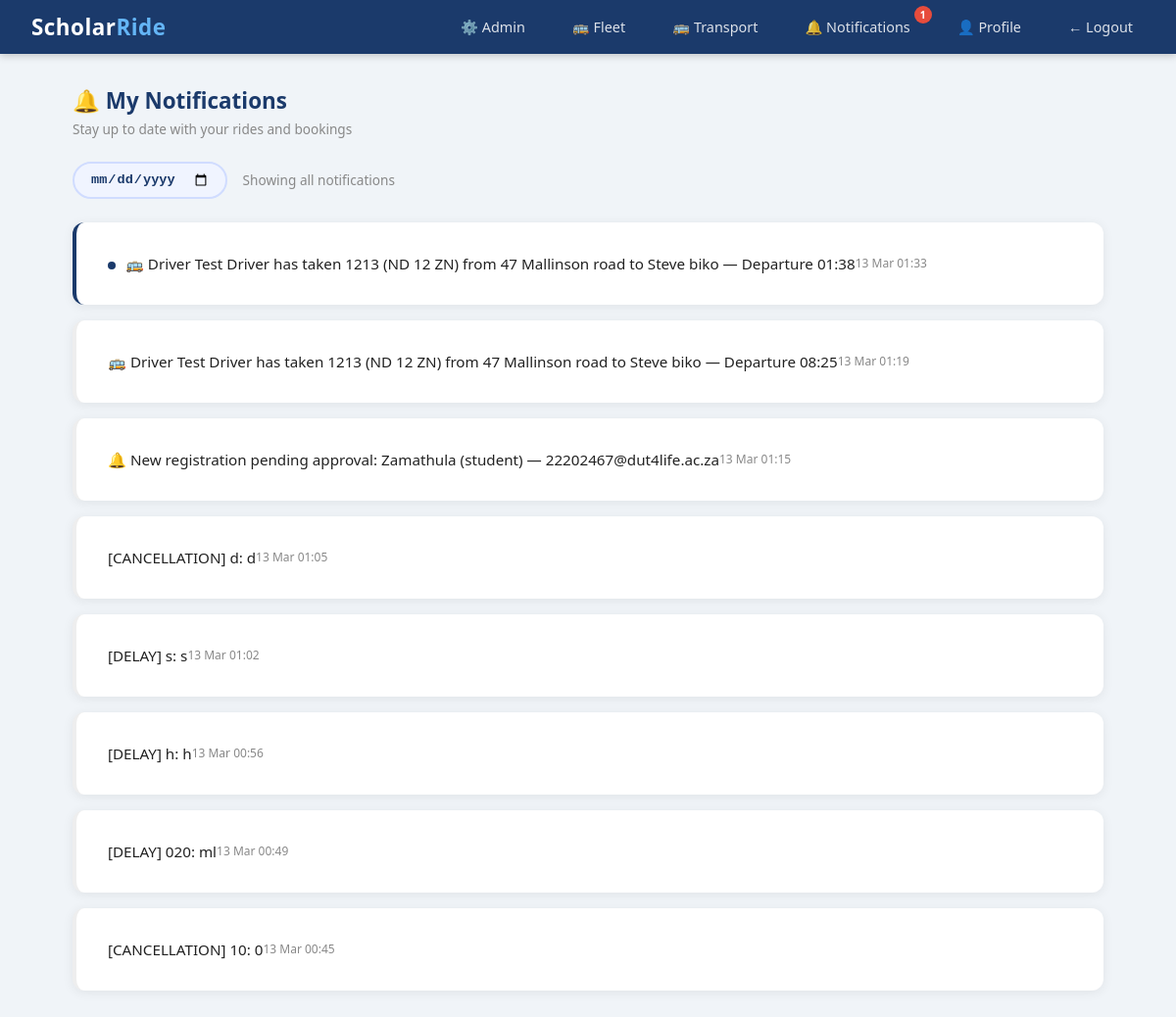
The app's page /notifications (signed in), older data.
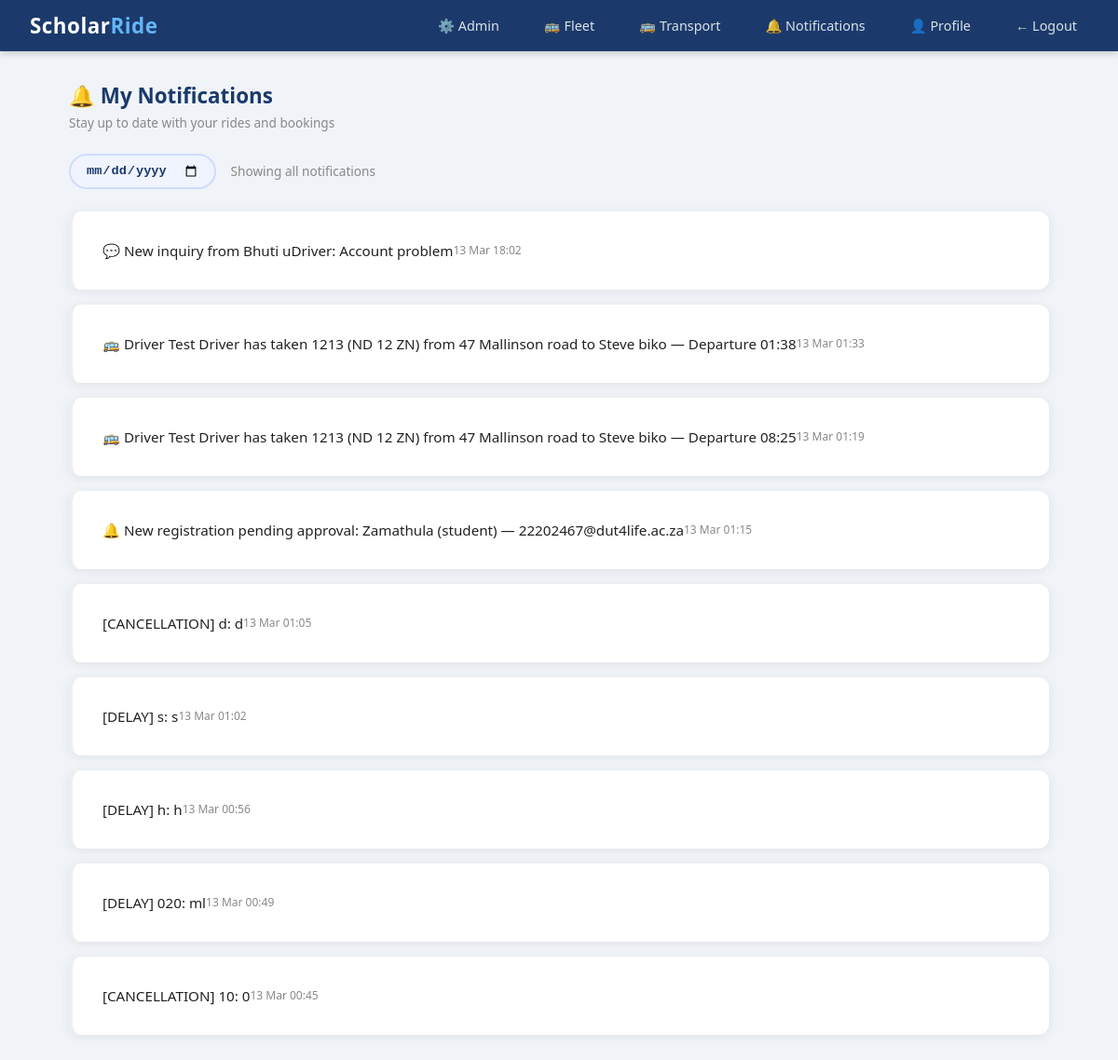
The same page, newer data.
### scholar_ride/models.py (models this page shows)
class Notification(db.Model):
    id = db.Column(db.Integer, primary_key=True)
    user_id = db.Column(db.Integer, db.ForeignKey('user.id'), nullable=False)
    message = db.Column(db.Text, nullable=False)
    is_read = db.Column(db.Boolean, default=False)
    created_at = db.Column(db.DateTime, default=sast_now)

### scholar_ride/routes/notifications.py (the view, shortened to what this page needs)
@notifications.route('/notifications')
@login_required
def index():
    selected_date = request.args.get('date', '')
    query = Notification.query.filter_by(user_id=current_user.id)
    notifs = query.order_by(Notification.created_at.desc()).all()
    for n in notifs:
        n.is_read = True
    db.session.commit()
    return render_template('notifications.html', notifications=notifs, selected_date=selected_date)

### scholar_ride/models.py (called while the page is built)
@login_manager.user_loader
def load_user(user_id):
    return User.query.get(int(user_id))

### scholar_ride/templates/notifications.html (shortened to what this page needs)
{% extends "base.html" %}
{% block content %}
<div class="page-header d-flex justify-between align-center mb-3">
    <div>
        <h4 style="color:#1B3A6B; margin-bottom:0.25rem;">🔔 My Notifications</h4>
        <p class="text-muted">Stay up to date with your rides and bookings</p>
    </div>
</div>
<div style="display:flex; align-items:center; gap:1rem; margin-bottom:1.5rem; flex-wrap:wrap;">
    <form method="GET" action="/notifications" style="display:flex; gap:0.75rem; align-items:center; flex-wrap:wrap;">
        <div style="position:relative;">
            <input type="date" name="date" value="{{ selected_date }}"
                   style="padding:0.5rem 1rem; border-radius:20px; border:2px solid #d0dcff;
                          font-size:0.85rem; font-weight:600; color:#1B3A6B;
                          background:#f0f4ff; outline:none; cursor:pointer;"
                   onchange="this.form.submit()">
        </div>
    </form>
    {% if selected_date %}
    <span style="font-size:0.85rem; color:#888;">
        Showing notifications for
        <strong style="color:#1B3A6B;">
            {{ selected_date | replace('-', '/') }}
        </strong>
    </span>
    {% else %}
    <span style="font-size:0.85rem; color:#888;">Showing all notifications</span>
    {% endif %}
</div>
{% if notifications %}
    {% for notif in notifications %}
    <div class="card mb-2 p-3" style="border-left: 4px solid {% if not notif.is_read %}#1B3A6B{% else %}#eee{% endif %};">
        <div class="d-flex justify-content-between align-center">
            <p class="mb-0" style="font-size:0.95rem;">
                {% if not notif.is_read %}
                    <span style="display:inline-block; width:8px; height:8px; background:#1B3A6B;
                                 border-radius:50%; margin-right:6px;"></span>
                {% endif %}
                {{ notif.message }}
            </p>
            <small class="text-muted" style="white-space:nowrap; font-size:0.75rem;">
                {{ notif.created_at.strftime('%d %b %H:%M') }}
            </small>
        </div>
    </div>
    {% endfor %}
{% endif %}
{% endblock %}

### scholar_ride/templates/base.html (shortened to what this page needs)
<!DOCTYPE html>
<html lang="en">
<head>
</head>
<body>
    <nav class="navbar">
        <a class="navbar-brand" href="/rides">Scholar<span>Ride</span></a>
        <ul class="nav-links" id="navLinks">
         {% if current_user and current_user.is_authenticated %}
        {% if current_user.role == 'student' %}
            <li><a href="/rides">🔍 Find Rides</a></li>
            <li><a href="/bookings/my">🎫 My Bookings</a></li>
            <li><a href="/transport">🚌 Transport</a></li>
        {% elif current_user.role == 'staff' %}
            <li><a href="/rides">🔍 Find Rides</a></li>
            <li><a href="/bookings/my">🎫 My Bookings</a></li>
            <li><a href="/transport">🚌 Transport</a></li>
        {% elif current_user.role == 'driver' %}
            <li><a href="/admin/fleet">🚌 Fleet</a></li>
            <li><a href="/rides/my">🚗 My Rides</a></li>
            <li><a href="/transport">🚌 Transport</a></li>
        {% elif current_user.role == 'admin' %}
            <li><a href="/admin">⚙️ Admin</a></li>
            <li><a href="/admin/fleet">🚌 Fleet</a></li>
            <li><a href="/transport">🚌 Transport</a></li>
        {% endif %}
        <li>
            <a href="/notifications" style="position:relative;">
                🔔 Notifications
                {% if unread_count > 0 %}
                <span style="
                    position:absolute;
                    top:-6px;
                    right:-10px;
                    background:#e74c3c;
                    color:white;
                    border-radius:50%;
                    font-size:0.65rem;
                    font-weight:700;
                    width:18px;
                    height:18px;
                    display:flex;
                    align-items:center;
                    justify-content:center;">
                    {{ unread_count }}
                </span>
                {% endif %}
                  </a>
                </li>
                    <li><a href="/profile">👤 Profile</a></li>
                 <li><a href="/logout">← Logout</a></li>
                 {% else %}
                 <li><a href="/login">Login</a></li>
                 <li><a href="/register">Register</a></li>
           {% endif %}
        </ul>
    </nav>
    <div class="container">
        {% block content %}{% endblock %}
    </div>
</body>
</html>

### scholar_ride/templates/base.html (style rules this page uses)
*, *::before, *::after { box-sizing: border-box; margin: 0; padding: 0; }
body { font-family: 'Segoe UI', Tahoma, Geneva, Verdana, sans-serif; background: #f0f4f8; color: #222; }
.navbar { background: #1B3A6B; padding: 0.75rem 2rem; display: flex; align-items: center; justify-content: space-between; box-shadow: 0 2px 8px rgba(0,0,0,0.2); position: relative; }
.navbar-brand { color: white; font-size: 1.4rem; font-weight: 700; text-decoration: none; letter-spacing: 0.5px; }
.navbar-brand span { color: #64B5F6; }
.nav-links { display: flex; gap: 1.5rem; list-style: none; align-items: center; }
.nav-links a { color: rgba(255,255,255,0.85); text-decoration: none; font-size: 0.9rem; padding: 0.4rem 0.75rem; border-radius: 6px; transition: background 0.2s, color 0.2s; }
.container { max-width: 1100px; margin: 0 auto; padding: 2rem 1.5rem; }
.card { background: white; border-radius: 12px; box-shadow: 0 2px 12px rgba(0,0,0,0.07); padding: 2rem; margin-bottom: 1.5rem; }
.text-muted { color: #888; font-size: 0.85rem; }
.mb-2 { margin-bottom: 1rem; }
.d-flex { display: flex; }
.justify-between { justify-content: space-between; }
.align-center { align-items: center; }
.page-header { margin-bottom: 1.5rem; }
.page-header h4 { color: #1B3A6B; font-size: 1.4rem; font-weight: 700; }

Row changes from the older to the newer data that the page shows:
added Notification: message "💬 New inquiry from Bhuti uDriver: Account problem", created_at "13 Mar 18:02"
changed Notification "13 Mar 01:33": is_read False → True (drawn)
Text that changed along with them:
{{ unread_count }}: "1" → (not shown)
